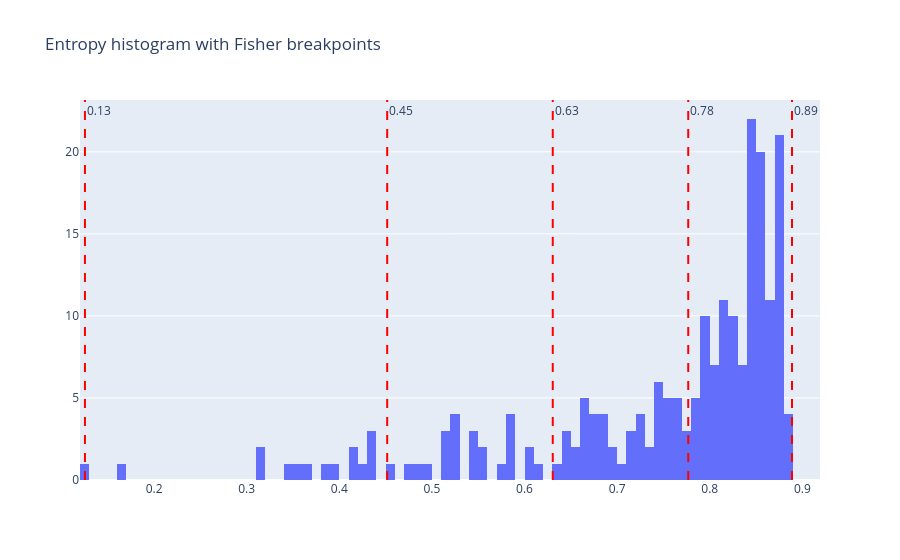

The code cell stored with this chart in its notebook:
### Code cell
breaks_norm_entropy = jenkspy.jenks_breaks(df_country_stats.norm_entropy, 4)

fig = go.Figure()

fig.add_trace(
    go.Histogram(x=df_country_stats.norm_entropy, nbinsx=100)
)
for x in breaks_norm_entropy:
    fig.add_vline(
        x=x,
        line=dict(color="red", width=2, dash="dash"),  # style of the line
        annotation_text=f"{x:.2f}",  # optional label
        annotation_position="top right"
    )
fig.update_layout(title="Entropy histogram with Fisher breakpoints")
fig.show()

### Figure 1 — Plotly figure (JSON) as saved in the notebook; plotly's stock layout.template omitted (floating-point values rounded to 4 significant figures; data arrays with more than 128 entries replaced by an {"elided": "..."} marker saying what was removed)
{"data": [{"nbinsx": 100, "x": {"elided": "217 float values"}, "type": "histogram"}], "layout": {"shapes": [{"line": {"color": "red", "dash": "dash", "width": 2}, "type": "line", "x0": 0.1254, "x1": 0.1254, "xref": "x", "y0": 0, "y1": 1, "yref": "y domain"}, {"line": {"color": "red", "dash": "dash", "width": 2}, "type": "line", "x0": 0.4517, "x1": 0.4517, "xref": "x", "y0": 0, "y1": 1, "yref": "y domain"}, {"line": {"color": "red", "dash": "dash", "width": 2}, "type": "line", "x0": 0.6305, "x1": 0.6305, "xref": "x", "y0": 0, "y1": 1, "yref": "y domain"}, {"line": {"color": "red", "dash": "dash", "width": 2}, "type": "line", "x0": 0.7768, "x1": 0.7768, "xref": "x", "y0": 0, "y1": 1, "yref": "y domain"}, {"line": {"color": "red", "dash": "dash", "width": 2}, "type": "line", "x0": 0.8888, "x1": 0.8888, "xref": "x", "y0": 0, "y1": 1, "yref": "y domain"}], "annotations": [{"showarrow": false, "text": "0.13", "x": 0.1254, "xanchor": "left", "xref": "x", "y": 1, "yanchor": "top", "yref": "y domain"}, {"showarrow": false, "text": "0.45", "x": 0.4517, "xanchor": "left", "xref": "x", "y": 1, "yanchor": "top", "yref": "y domain"}, {"showarrow": false, "text": "0.63", "x": 0.6305, "xanchor": "left", "xref": "x", "y": 1, "yanchor": "top", "yref": "y domain"}, {"showarrow": false, "text": "0.78", "x": 0.7768, "xanchor": "left", "xref": "x", "y": 1, "yanchor": "top", "yref": "y domain"}, {"showarrow": false, "text": "0.89", "x": 0.8888, "xanchor": "left", "xref": "x", "y": 1, "yanchor": "top", "yref": "y domain"}], "title": {"text": "Entropy histogram with Fisher breakpoints"}}}
